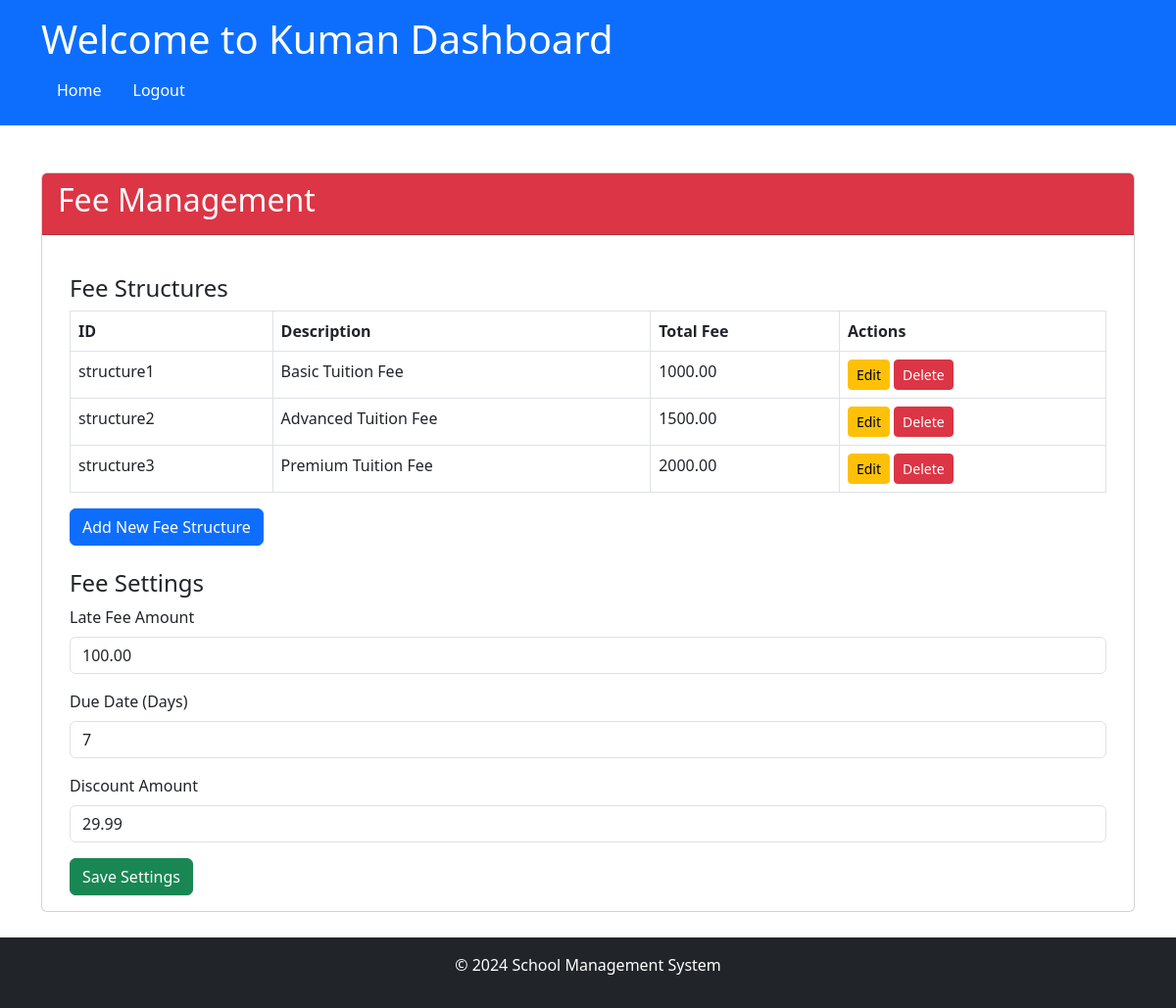
/admin/fee_management (signed in), run on an earlier commit of the app's database.
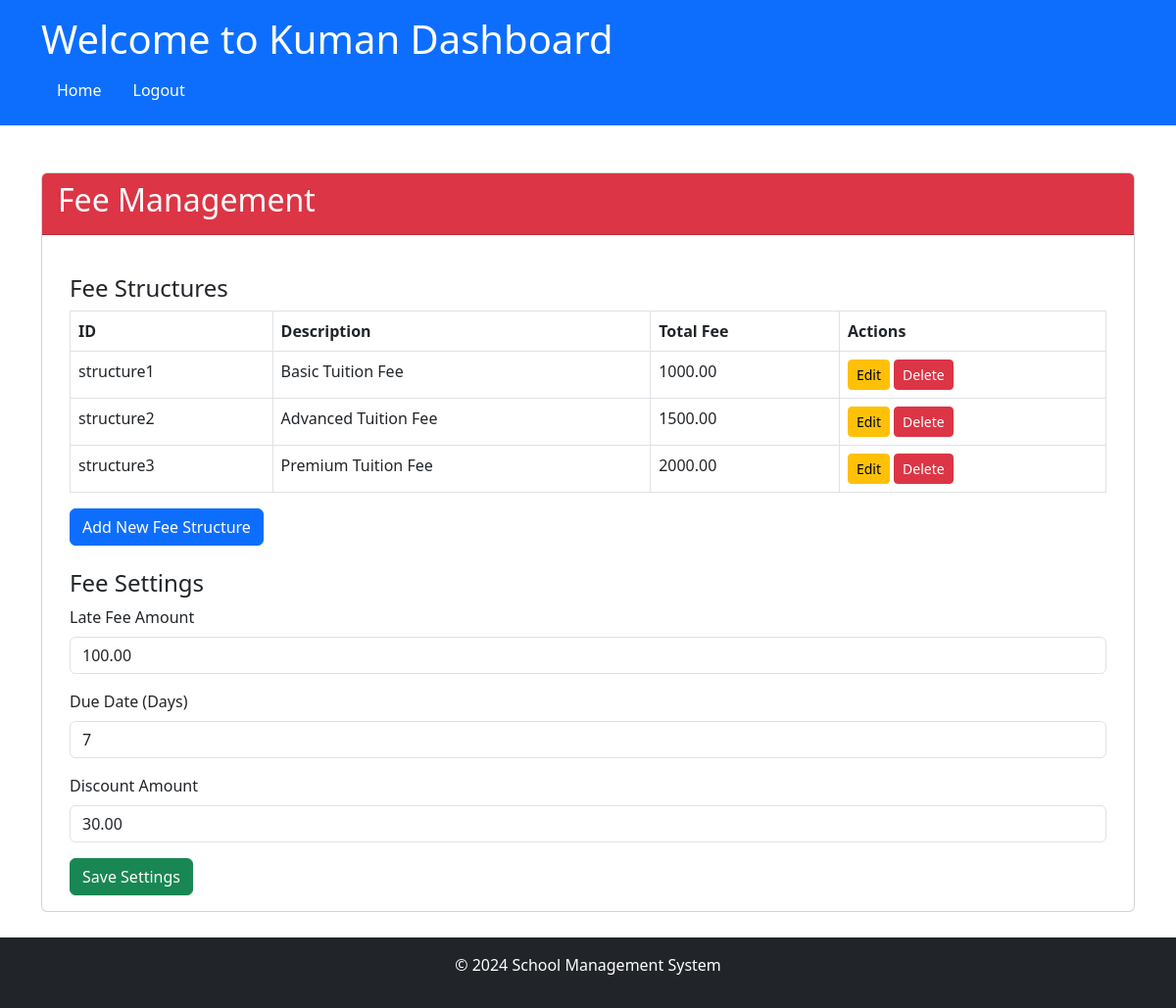
And on a later commit of the database.
### app/models/models.py (models this page shows)
class Settings(db.Model):
    __tablename__ = 'Settings'
    setting_key = db.Column('SettingKey', db.String, primary_key=True)
    setting_value = db.Column('SettingValue', db.String)
    description = db.Column('Description', db.String, nullable=False)
    value_type = db.Column('ValueType', db.String, nullable=False)
    category = db.Column('Category', db.String, nullable=False)

class FeeStructure(db.Model):
    __tablename__ = 'FeeStructure'
    structure_id = db.Column('StructureId', db.String,
                             primary_key=True, default=lambda: str(uuid.uuid4()))
    description = db.Column('Description', db.String, nullable=False)
    total_fee = db.Column('TotalFee', db.Numeric(10, 2), nullable=False)
    student_fee_assignments = relationship(
        'StudentFeeAssignment', back_populates='fee_structure')

### app/routes/admin_routes.py (the view)
@admin.route('/fee_management')
@login_required
@role_required('1')
def fee_management():
    fee_structures = FeeStructure.query.all()
    fee_settings = {
        'late_fee_amount': Settings.query.filter_by(setting_key='late_fee_amount').first(),
        'due_date': Settings.query.filter_by(setting_key='due_date').first(),
        'discount_amount': Settings.query.filter_by(setting_key='discount_amount').first()
    }
    settings = {
        key: setting.setting_value if setting else None
        for key, setting in fee_settings.items()
    }
    return render_template(
        'admin/fee_management.html',
        fee_structures=fee_structures,
        settings=settings,
        app_name=app_name()
    )

### app/__init__.py (called while the page is built)
@login_manager.user_loader
def load_user(user_id):
    from .models.models import User
    return User.query.get(user_id)

### app/routes/routes.py (called while the page is built)
def app_name():
    app_name = "School Management System"
    with current_app.app_context():
        setting = Settings.query.filter_by(setting_key='school_name').first()
        if setting and setting.setting_value:
            app_name = setting.setting_value
    return app_name

def role_required(*roles):
    def decorator(f):
        @wraps(f)
        def decorated_function(*args, **kwargs):
            if not current_user.is_authenticated or current_user.role_id not in roles:
                abort(403)  # Forbidden access if role does not match
            return f(*args, **kwargs)
        return decorated_function
    return decorator

### app/templates/admin/fee_management.html (shortened to what this page needs)
{% extends "share/dashboard.html" %}
{% block card_header %}bg-danger{% endblock %}
{% block card_title %}Fee Management{% endblock %}
{% block card_content %}
<div class="container mt-4">
    <h4>Fee Structures</h4>
    <table class="table table-bordered">
        <thead>
            <tr>
                <th>ID</th>
                <th>Description</th>
                <th>Total Fee</th>
                <th class="actions-column">Actions</th>
            </tr>
        </thead>
        <tbody>
            {% for fee in fee_structures %}
            <tr>
                <td>{{ fee.structure_id }}</td>
                <td>{{ fee.description }}</td>
                <td>{{ fee.total_fee }}</td>
                <td class="actions-column">
                    <a href="{{ url_for('admin.edit_fee_structure', id=fee.structure_id) }}" class="btn btn-sm btn-warning">Edit</a>
                    <a href="{{ url_for('admin.delete_fee_structure', id=fee.structure_id) }}" class="btn btn-sm btn-danger">Delete</a>
                </td>
            </tr>
            {% endfor %}
        </tbody>
    </table>
    <a href="{{ url_for('admin.add_fee_structure') }}" class="btn btn-primary">Add New Fee Structure</a>
    <h4 class="mt-4">Fee Settings</h4>
    <form action="{{ url_for('admin.update_fee_settings') }}" method="post">
        <div class="mb-3">
            <label for="late_fee_amount" class="form-label">Late Fee Amount</label>
            <input type="number" class="form-control" id="late_fee_amount" name="late_fee_amount"
                value="{{ '%.2f' % (settings['late_fee_amount'] | float) }}" min="0" step="0.01" required>
        </div>
        <div class="mb-3">
            <label for="due_date" class="form-label">Due Date (Days)</label>
            <input type="number" class="form-control" id="due_date" name="due_date"
                value="{{ settings['due_date'] }}" min="0" required>
        </div>
        <div class="mb-3">
            <label for="discount_amount" class="form-label">Discount Amount</label>
            <input type="number" class="form-control" id="discount_amount" name="discount_amount"
                value="{{ '%.2f' % (settings['discount_amount'] | float) }}" min="0" step="0.01" required>
        </div>
        <button type="submit" class="btn btn-success">Save Settings</button>
    </form>
</div>
{% endblock %}

### app/templates/share/dashboard.html (shortened to what this page needs)
<!DOCTYPE html>
<html lang="en">
	<head>
		<link
			href="https://cdn.jsdelivr.net/npm/bootstrap@5.3.0-alpha1/dist/css/bootstrap.min.css"
			rel="stylesheet"
		/>
	</head>
	<body>
		<header class="bg-primary text-white p-3">
			<div class="container">
				<h1>Welcome to {{app_name}} Dashboard</h1>
				<nav>
					<ul class="nav">
						<li class="nav-item">
							<a
								class="nav-link text-white"
								href="{% if current_user.role_id == '1' %}
                                        {{ url_for('admin.dashboard') }}
                                      {% elif current_user.role_id == '2' %}
                                        {{ url_for('teacher.dashboard') }}
                                      {% elif current_user.role_id == '3' %}
                                        {{ url_for('parent.dashboard') }}
                                      {% elif current_user.role_id == '4' %}
                                        {{ url_for('accountant.dashboard') }}
                                      {% else %}
                                        {{ url_for('views.home') }}
                                      {% endif %}"
								>Home</a
							>
						</li>
						<li class="nav-item">
							<a class="nav-link text-white" href="{{ url_for('auth.logout') }}"
								>Logout</a
							>
						</li>
					</ul>
				</nav>
			</div>
		</header>
		<main class="container my-5" style="padding-bottom: 50px;">
			<div class="card">
				<div
					class="card-header text-white {% block card_header %}{% endblock %}"
				>
					<h2>{% block card_title %} {% endblock %}</h2>
				</div>
				<div class="card-body">{% block card_content %} {% endblock %}</div>
			</div>
		</main>
		<footer class="bg-dark text-white py-3 fixed-bottom footer">
			<div class="container text-center">
				<p>&copy; 2024 School Management System</p>
			</div>
		</footer>
	</body>
</html>

What changed in the data, as far as the page shows it:
changed Settings (number 3 of 3 on the later page): discount_amount "29.99" → "30.00"
